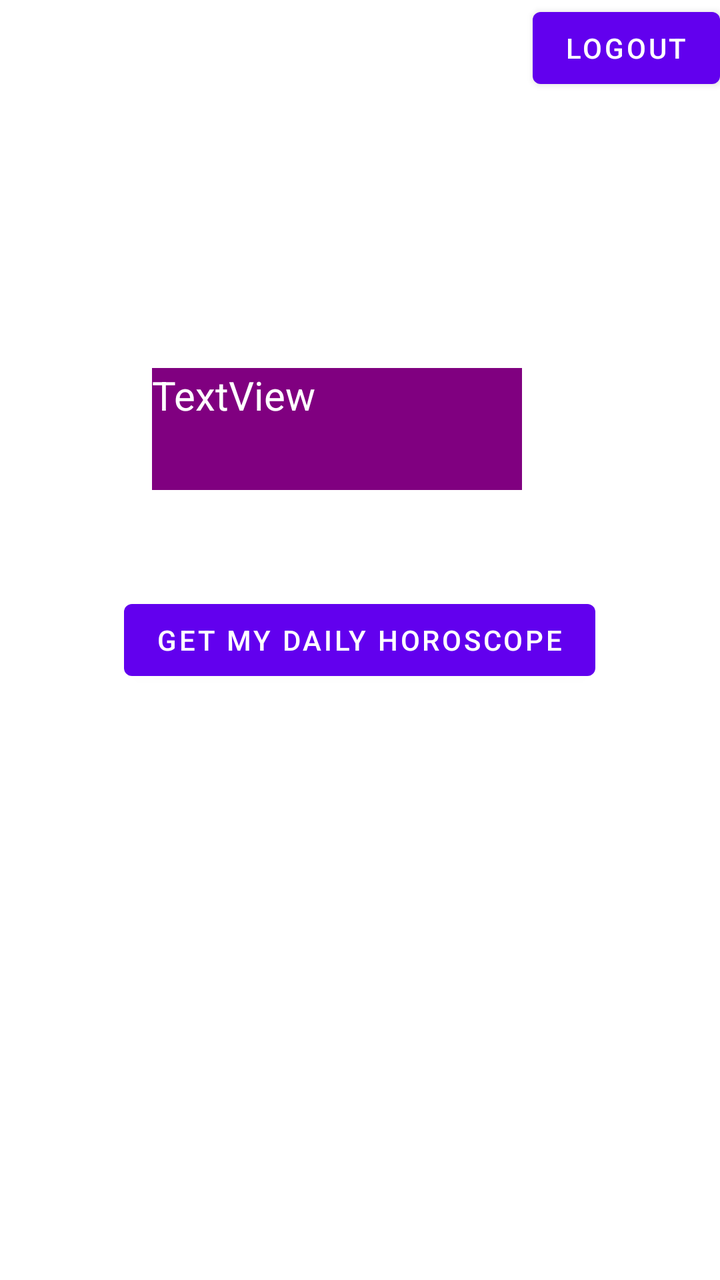
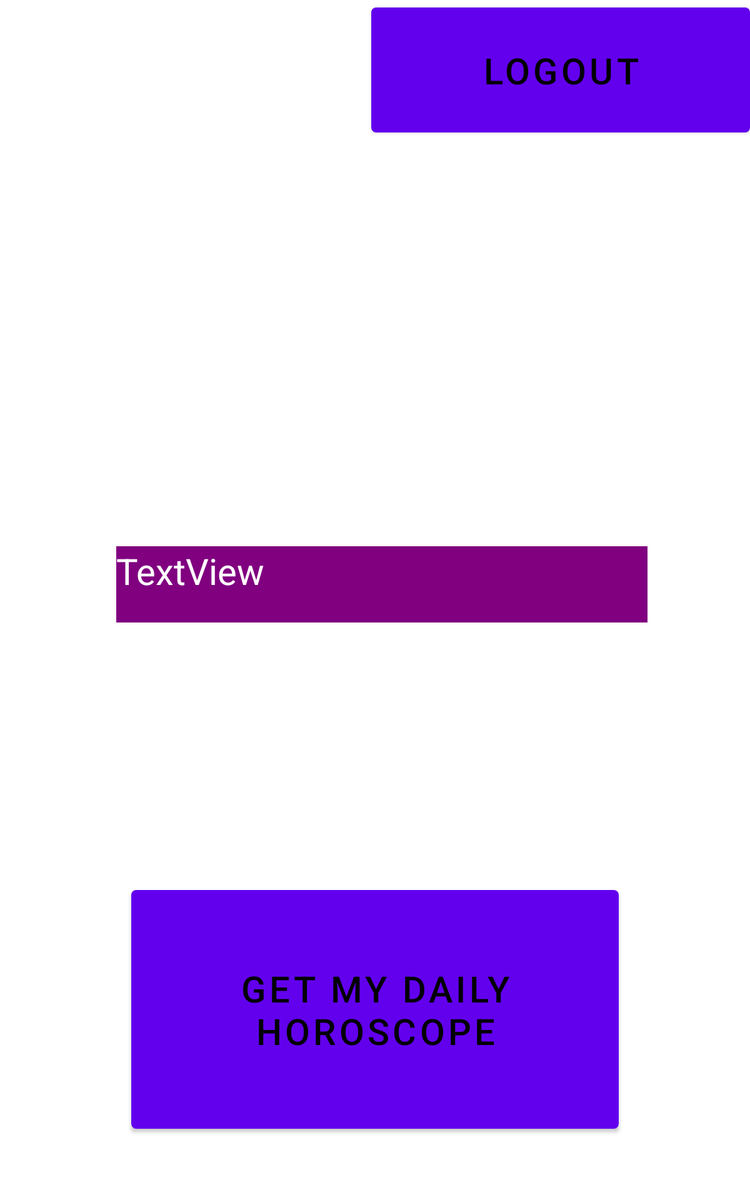

Compare how this app lays out the same screen by default and in its alternative resource folder. The renders come first, then the two layout files and the values they reference.
<!-- AndroidManifest.xml: application theme Theme.AndromedaF95243xF102156 -->
<!-- res/layout/activity_home_page.xml -->
<RelativeLayout xmlns:android="http://schemas.android.com/apk/res/android"
    android:layout_width="match_parent"
    android:layout_height="match_parent"
    android:background="@drawable/img">

    <Button
        android:id="@+id/logout_button"
        android:layout_width="wrap_content"
        android:layout_height="wrap_content"
        android:layout_alignParentEnd="true"
        android:layout_alignParentTop="true"
        android:text="Logout" />

    <Button
        android:id="@+id/horoscope_button"
        android:layout_width="wrap_content"
        android:layout_height="wrap_content"
        android:layout_centerInParent="true"
        android:text="get my daily horoscope" />

    <TextView
        android:id="@+id/welcome_message"
        android:layout_width="236dp"
        android:layout_height="61dp"
        android:layout_alignParentStart="true"
        android:layout_alignParentTop="true"
        android:layout_alignParentEnd="true"
        android:layout_marginStart="76dp"
        android:layout_marginTop="184dp"
        android:layout_marginEnd="99dp"
        android:background="#800080"
        android:textColor="#ffffff"
        android:textSize="20sp"
        android:text="TextView" />

</RelativeLayout>
<!-- resources referenced by this layout -->
<resources>
  <style name="Theme.AndromedaF95243xF102156" parent="Theme.MaterialComponents.DayNight.DarkActionBar">
          
          <item name="colorPrimary">@color/purple_500</item>
          <item name="colorPrimaryVariant">@color/purple_700</item>
          <item name="colorOnPrimary">@color/white</item>
          
          <item name="colorSecondary">@color/teal_200</item>
          <item name="colorSecondaryVariant">@color/teal_700</item>
          <item name="colorOnSecondary">@color/black</item>
          
          <item name="android:statusBarColor">?attr/colorPrimaryVariant</item>
          
      </style>
</resources>
<!-- res/layout-sw600dp/activity_home_page.xml (the repository's variant of the layout above) -->
<!-- drawn on a 7-inch tablet held upright -->
<RelativeLayout xmlns:android="http://schemas.android.com/apk/res/android"
    android:layout_width="match_parent"
    android:layout_height="match_parent"
    android:background="@drawable/img">

    <Button
        android:id="@+id/logout_button"
        android:layout_width="303dp"
        android:layout_height="112dp"
        android:textSize="29sp"
        android:textColor="#000000"
        android:layout_alignParentTop="true"
        android:layout_alignParentEnd="true"
        android:text="Logout" />

    <Button
        android:id="@+id/horoscope_button"
        android:layout_width="390dp"
        android:layout_height="203dp"
        android:textSize="29sp"
        android:textColor="#000000"
        android:layout_alignParentTop="true"
        android:layout_centerHorizontal="true"
        android:layout_marginTop="706dp"
        android:text="get my daily horoscope" />

    <TextView
        android:id="@+id/welcome_message"
        android:layout_width="236dp"
        android:layout_height="61dp"
        android:layout_alignParentStart="true"
        android:layout_alignParentTop="true"
        android:layout_alignParentEnd="true"
        android:layout_centerHorizontal="true"
        android:layout_marginStart="93dp"
        android:layout_marginTop="437dp"
        android:layout_marginEnd="82dp"
        android:background="#800080"
        android:text="TextView"
        android:textColor="#ffffff"
        android:textSize="29sp"
        />

</RelativeLayout>
